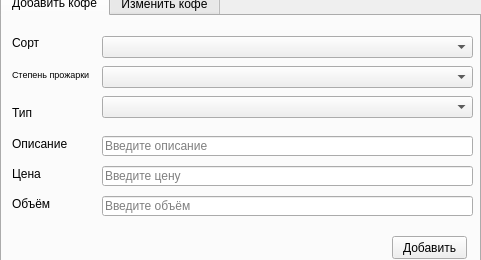
<?xml version="1.0" encoding="UTF-8"?>
<ui version="4.0">
 <class>Form</class>
 <widget class="QWidget" name="Form">
  <property name="geometry">
   <rect>
    <x>0</x>
    <y>0</y>
    <width>481</width>
    <height>260</height>
   </rect>
  </property>
  <property name="windowTitle">
   <string>Form</string>
  </property>
  <widget class="QTabWidget" name="tab_widget">
   <property name="geometry">
    <rect>
     <x>0</x>
     <y>-10</y>
     <width>481</width>
     <height>291</height>
    </rect>
   </property>
   <property name="currentIndex">
    <number>0</number>
   </property>
   <property name="tabBarAutoHide">
    <bool>true</bool>
   </property>
   <widget class="QWidget" name="add_tab">
    <attribute name="title">
     <string>Добавить кофе</string>
    </attribute>
    <widget class="QLineEdit" name="description_line">
     <property name="geometry">
      <rect>
       <x>100</x>
       <y>120</y>
       <width>371</width>
       <height>20</height>
      </rect>
     </property>
     <property name="placeholderText">
      <string>Введите описание</string>
     </property>
    </widget>
    <widget class="QLineEdit" name="price_line">
     <property name="geometry">
      <rect>
       <x>100</x>
       <y>150</y>
       <width>371</width>
       <height>20</height>
      </rect>
     </property>
     <property name="placeholderText">
      <string>Введите цену</string>
     </property>
    </widget>
    <widget class="QLineEdit" name="volume_line">
     <property name="geometry">
      <rect>
       <x>100</x>
       <y>180</y>
       <width>371</width>
       <height>20</height>
      </rect>
     </property>
     <property name="placeholderText">
      <string>Введите объём</string>
     </property>
    </widget>
    <widget class="QPushButton" name="add_btn">
     <property name="geometry">
      <rect>
       <x>390</x>
       <y>220</y>
       <width>75</width>
       <height>23</height>
      </rect>
     </property>
     <property name="text">
      <string>Добавить</string>
     </property>
    </widget>
    <widget class="QComboBox" name="sort_box">
     <property name="geometry">
      <rect>
       <x>100</x>
       <y>20</y>
       <width>371</width>
       <height>22</height>
      </rect>
     </property>
    </widget>
    <widget class="QComboBox" name="degree_box">
     <property name="geometry">
      <rect>
       <x>100</x>
       <y>50</y>
       <width>371</width>
       <height>22</height>
      </rect>
     </property>
    </widget>
    <widget class="QComboBox" name="type_box">
     <property name="geometry">
      <rect>
       <x>100</x>
       <y>80</y>
       <width>371</width>
       <height>22</height>
      </rect>
     </property>
    </widget>
    <widget class="QLabel" name="label_7">
     <property name="geometry">
      <rect>
       <x>10</x>
       <y>50</y>
       <width>101</width>
       <height>16</height>
      </rect>
     </property>
     <property name="font">
      <font>
       <pointsize>7</pointsize>
      </font>
     </property>
     <property name="text">
      <string>Степень прожарки</string>
     </property>
    </widget>
    <widget class="QLabel" name="label_8">
     <property name="geometry">
      <rect>
       <x>10</x>
       <y>150</y>
       <width>61</width>
       <height>16</height>
      </rect>
     </property>
     <property name="text">
      <string>Цена</string>
     </property>
    </widget>
    <widget class="QLabel" name="label_9">
     <property name="geometry">
      <rect>
       <x>10</x>
       <y>20</y>
       <width>47</width>
       <height>13</height>
      </rect>
     </property>
     <property name="text">
      <string>Сорт</string>
     </property>
    </widget>
    <widget class="QLabel" name="label_10">
     <property name="geometry">
      <rect>
       <x>10</x>
       <y>90</y>
       <width>47</width>
       <height>13</height>
      </rect>
     </property>
     <property name="text">
      <string>Тип</string>
     </property>
    </widget>
    <widget class="QLabel" name="label_11">
     <property name="geometry">
      <rect>
       <x>10</x>
       <y>120</y>
       <width>61</width>
       <height>16</height>
      </rect>
     </property>
     <property name="text">
      <string>Описание</string>
     </property>
    </widget>
    <widget class="QLabel" name="label_12">
     <property name="geometry">
      <rect>
       <x>10</x>
       <y>180</y>
       <width>61</width>
       <height>16</height>
      </rect>
     </property>
     <property name="text">
      <string>Объём</string>
     </property>
    </widget>
   </widget>
   <widget class="QWidget" name="change_tab">
    <attribute name="title">
     <string>Изменить кофе</string>
    </attribute>
    <widget class="QComboBox" name="degree_box_edit">
     <property name="geometry">
      <rect>
       <x>100</x>
       <y>50</y>
       <width>371</width>
       <height>22</height>
      </rect>
     </property>
    </widget>
    <widget class="QLineEdit" name="volume_line_edit">
     <property name="geometry">
      <rect>
       <x>100</x>
       <y>180</y>
       <width>371</width>
       <height>20</height>
      </rect>
     </property>
     <property name="placeholderText">
      <string>Введите объём</string>
     </property>
    </widget>
    <widget class="QLineEdit" name="description_line_edit">
     <property name="geometry">
      <rect>
       <x>100</x>
       <y>120</y>
       <width>371</width>
       <height>20</height>
      </rect>
     </property>
     <property name="placeholderText">
      <string>Введите описание</string>
     </property>
    </widget>
    <widget class="QPushButton" name="edit_btn">
     <property name="geometry">
      <rect>
       <x>390</x>
       <y>220</y>
       <width>75</width>
       <height>23</height>
      </rect>
     </property>
     <property name="text">
      <string>Сохранить</string>
     </property>
    </widget>
    <widget class="QLineEdit" name="price_line_edit">
     <property name="geometry">
      <rect>
       <x>100</x>
       <y>150</y>
       <width>371</width>
       <height>20</height>
      </rect>
     </property>
     <property name="placeholderText">
      <string>Введите цену</string>
     </property>
    </widget>
    <widget class="QComboBox" name="sort_box_edit">
     <property name="geometry">
      <rect>
       <x>100</x>
       <y>20</y>
       <width>371</width>
       <height>22</height>
      </rect>
     </property>
    </widget>
    <widget class="QComboBox" name="type_box_edit">
     <property name="geometry">
      <rect>
       <x>100</x>
       <y>80</y>
       <width>371</width>
       <height>22</height>
      </rect>
     </property>
    </widget>
    <widget class="QLabel" name="label">
     <property name="geometry">
      <rect>
       <x>10</x>
       <y>20</y>
       <width>47</width>
       <height>13</height>
      </rect>
     </property>
     <property name="text">
      <string>Сорт</string>
     </property>
    </widget>
    <widget class="QLabel" name="label_2">
     <property name="geometry">
      <rect>
       <x>10</x>
       <y>50</y>
       <width>101</width>
       <height>16</height>
      </rect>
     </property>
     <property name="font">
      <font>
       <pointsize>7</pointsize>
      </font>
     </property>
     <property name="text">
      <string>Степень прожарки</string>
     </property>
    </widget>
    <widget class="QLabel" name="label_3">
     <property name="geometry">
      <rect>
       <x>10</x>
       <y>90</y>
       <width>47</width>
       <height>13</height>
      </rect>
     </property>
     <property name="text">
      <string>Тип</string>
     </property>
    </widget>
    <widget class="QLabel" name="label_4">
     <property name="geometry">
      <rect>
       <x>10</x>
       <y>120</y>
       <width>61</width>
       <height>16</height>
      </rect>
     </property>
     <property name="text">
      <string>Описание</string>
     </property>
    </widget>
    <widget class="QLabel" name="label_5">
     <property name="geometry">
      <rect>
       <x>10</x>
       <y>150</y>
       <width>61</width>
       <height>16</height>
      </rect>
     </property>
     <property name="text">
      <string>Цена</string>
     </property>
    </widget>
    <widget class="QLabel" name="label_6">
     <property name="geometry">
      <rect>
       <x>10</x>
       <y>180</y>
       <width>61</width>
       <height>16</height>
      </rect>
     </property>
     <property name="text">
      <string>Объём</string>
     </property>
    </widget>
   </widget>
  </widget>
 </widget>
 <resources/>
 <connections/>
</ui>
